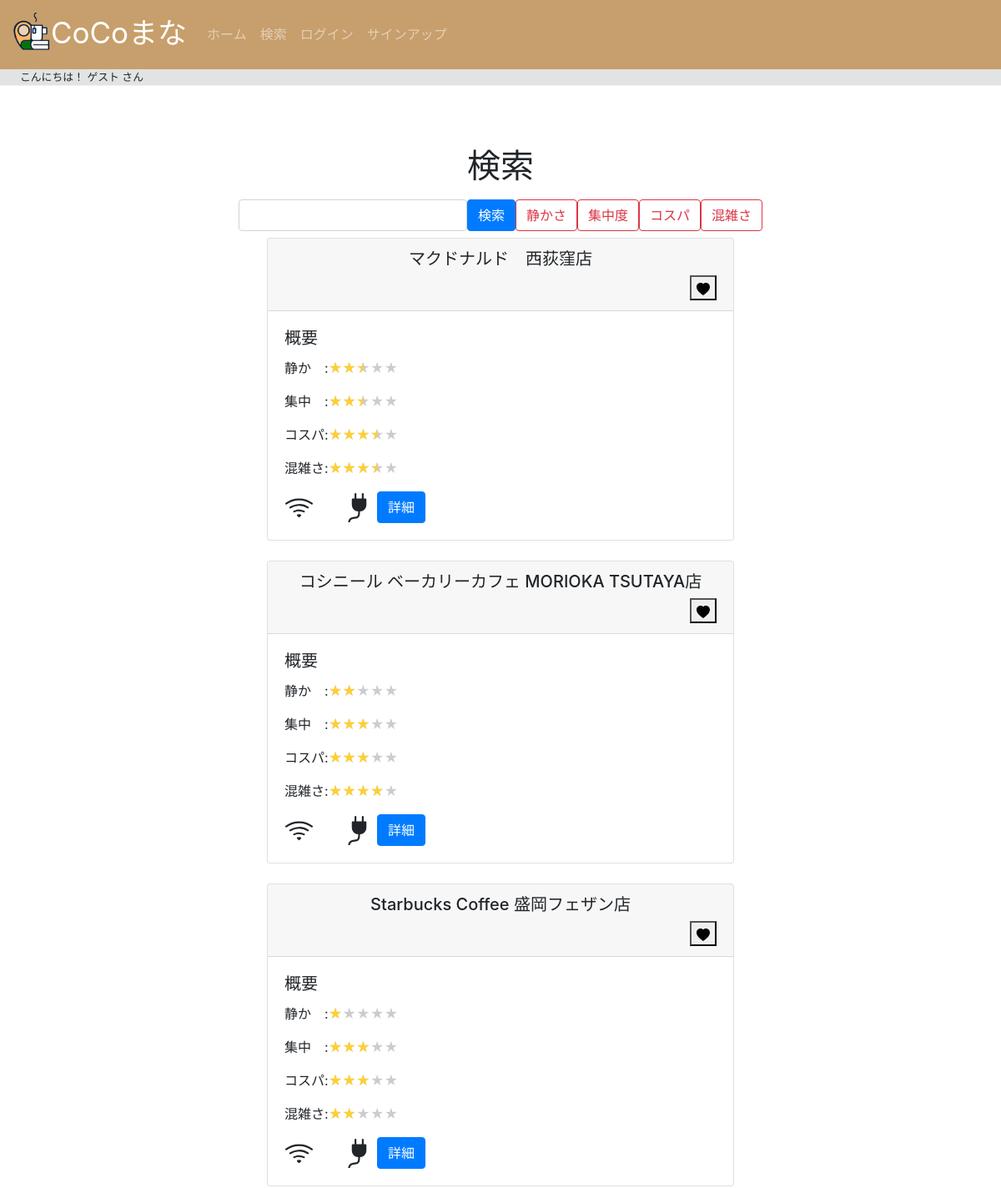
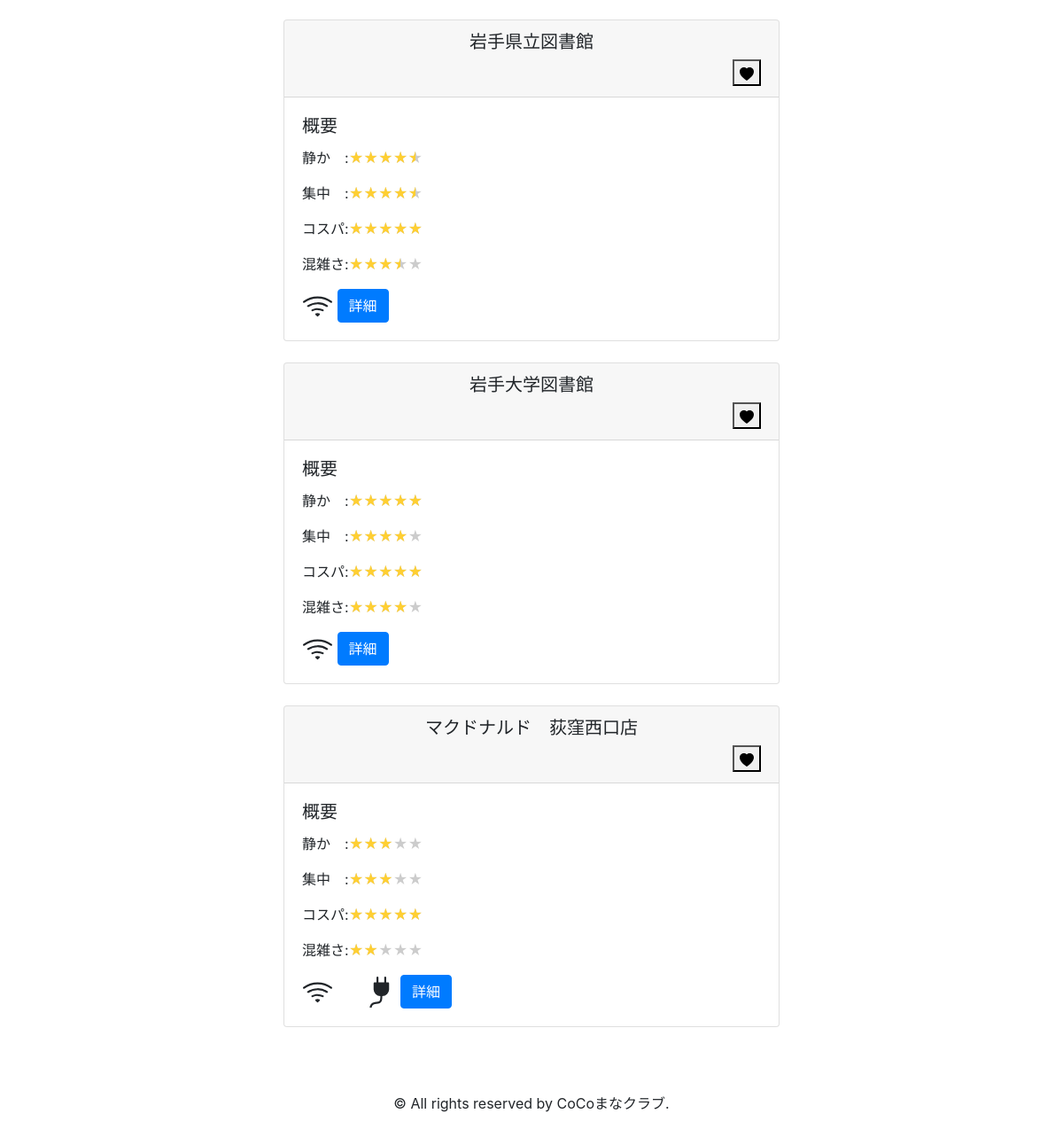
The app's page /search/ with its own data (2 pictures, top to bottom).
### users/models.py (models this page shows)
class Places(models.Model): #ok
    place_id = models.IntegerField(primary_key=True)
    place_name = models.TextField(max_length=50)
    open_time = models.TimeField(null=True, blank=True)
    close_time = models.TimeField(null=True, blank=True)
    prefecture = models.TextField(max_length=5) #都道府県
    municipal = models.TextField(max_length=50) #市区町村
    place_address = models.TextField(max_length=50) #残り
    wifi = models.BooleanField()
    charge = models.BooleanField()
    personal_space = models.BooleanField()
    place_cost = models.PositiveIntegerField(null=True, blank=True)
    place_category = models.IntegerField(validators=[MinValueValidator(1), MaxValueValidator(5)]) #1:cafe, 2:コワーキングスペース, 3:food(マックとか), 4:図書館, 5:その他

### search/views.py (the view, shortened to what this page needs)
# urls.py: path("", views.index, name="index"),
def index(request):
     queries = request.GET.get('q')
     evals = Evals.objects.all()
     place_evals = Evals.objects.all().values('place_id_id').annotate(avg_silence=Avg('silence')).annotate(avg_concentrations=Avg('concentrations')).annotate(avg_cost_pafo=Avg('cost_pafo')).annotate(avg_conges=Avg('conges'))
     action = request.GET.get('action')
     if action == "silence":
         place_evals = Evals.objects.all().values('place_id_id').annotate(avg_silence=Avg('silence')).annotate(avg_concentrations=Avg('concentrations')).annotate(avg_cost_pafo=Avg('cost_pafo')).annotate(avg_conges=Avg('conges')).order_by('-avg_silence')
     elif action == "concentrations":
         place_evals = Evals.objects.all().values('place_id_id').annotate(avg_silence=Avg('silence')).annotate(avg_concentrations=Avg('concentrations')).annotate(avg_cost_pafo=Avg('cost_pafo')).annotate(avg_conges=Avg('conges')).order_by('-avg_concentrations')
     elif action == "cost_pafo":
         place_evals = Evals.objects.all().values('place_id_id').annotate(avg_silence=Avg('silence')).annotate(avg_concentrations=Avg('concentrations')).annotate(avg_cost_pafo=Avg('cost_pafo')).annotate(avg_conges=Avg('conges')).order_by('-avg_cost_pafo')
     elif action == "conges":
         place_evals = Evals.objects.all().values('place_id_id').annotate(avg_silence=Avg('silence')).annotate(avg_concentrations=Avg('concentrations')).annotate(avg_cost_pafo=Avg('cost_pafo')).annotate(avg_conges=Avg('conges')).order_by('-avg_conges')
     else:
         evals = Evals.objects.all()
     places = Places.objects.all()
     place_list =[]
     for eval in evals:
         for place in places:
             if eval == place:
                 place_list.append(place)
     print(f"a{place_list}")
     if queries:
         if " " in queries or "　" in queries:
             queries = queries.split()
             for query in queries:
                places.append = places.filter(
                    Q(place_name__icontains=query)|
                    Q(wifi__icontains=query)|
                    Q(personal_space__icontains=query)|
                    Q(prefecture__icontains=query)|
                    Q(municipal__icontains=query)|
                    Q(place_address__icontains=query)
                    ).distinct()
         else:
             query = queries
             print(query)
             places = places.filter(
                 Q(place_name__icontains=query)|
                 Q(wifi__icontains=query)|
                 Q(personal_space__icontains=query)|
                 Q(prefecture__icontains=query)|
                 Q(municipal__icontains=query)|
                 Q(place_address__icontains=query)
                 ).distinct()
     else:
         query = queries
         places = Places.objects.all().order_by()
     place_id = Places.objects.values('place_id')
     if request.user.is_anonymous:
        return render(request, "search/index.html", {
            'places': places, 'query': query,
            'evals': place_evals,
        })

### search/templates/search/index.html (shortened to what this page needs)
{% extends 'layout_users.html' %}
{% load static %}
{% block  content %}
<link rel="stylesheet" href="{% static 'search/styles.css' %}">
<h1 class="mt-5 pt-4 text-center">検索</h1>
<div class="d-flex justify-content-center">
  <form class="form-inline my-2" method="GET" action="{% url 'search:index' %}">
    <input type="text" class="form-control" name="q" value="{{request.GET.q}}">
    <button type="submit" value="q" class="btn btn-primary" style="display: inline-block;">検索</button>
    <button type="submit" value="silence" name="action" class="btn btn-outline-danger">静かさ</button>
    <button type="submit" value="concentrations" name="action" class="btn btn-outline-danger">集中度</button>
    <button type="submit" value="cost_pafo" name="action" class="btn btn-outline-danger">コスパ</button>
    <button type="submit" value="conges" name="action" class="btn btn-outline-danger">混雑さ</button>
  </form>
</div>
{% for eval in evals %}
{% for place in places %}
{% if place.place_id == eval.place_id_id %}
<div class="card mb-4" style="width: 35rem; margin: auto;">
  <div class="card-header nowrap">
    <div class="text-center"><h5>{{ place.place_name }}</h5></div>
    <div><form method="post" action="{% url 'search:favorite' place.pk %}">
        {% if place.place_id in favos %}
          <button type="submit" name="button" onClick="window.alert('削除しました。')" style="color: #EF93B6; width: 35px; height: 35px; float: right;" ><svg xmlns="http://www.w3.org/2000/svg" width="16" height="16" fill="currentColor" class="bi bi-heart-fill" viewBox="0 0 16 16 ">
            <path fill-rule="evenodd" d="M8 1.314C12.438-3.248 23.534 4.735 8 15-7.534 4.736 3.562-3.248 8 1.314z"/></svg></button>
          {% csrf_token %}
        {% else %}
        <button style="float: right; ;" type="submit" name="button"><svg xmlns="http://www.w3.org/2000/svg" width="16" height="16" fill="currentColor" class="bi bi-heart-fill" viewBox="0 0 16 16">
          <path fill-rule="evenodd" d="M8 1.314C12.438-3.248 23.534 4.735 8 15-7.534 4.736 3.562-3.248 8 1.314z"/></svg></button>
        {% endif %}
      </form>
      </div>
    </div>
    <div class="card-body">
      <h5 class="card-title">概要 </h5>
      <div>
        <p>静か　:<span class="star5_rating" data-rate="{{ eval.avg_silence|floatformat }}"></span></p>
        <p>集中　:<span class="star5_rating" data-rate="{{ eval.avg_concentrations|floatformat }}"></span></p>
        <p>コスパ:<span class="star5_rating" data-rate="{{ eval.avg_cost_pafo|floatformat }}"></span></p>
        <p>混雑さ:<span class="star5_rating" data-rate="{{ eval.avg_conges|floatformat }}"></span></p>
      </div>
      <a href="{% url 'space:index' placeid=place.place_id %}" class="btn btn-primary">詳細</a>
    </div>
</div>
    {% endif %}
  {% endfor %}
  {% endfor %}
{% endblock %}

### search/static/search/styles.css (style rules this page uses)
.star5_rating { position: relative; z-index: 0; display: inline-block; white-space: nowrap; color: #CCCCCC; }
.star5_rating:before, .star5_rating:after { content: '★★★★★'; }
.star5_rating:after { position: absolute; z-index: 1; top: 0; left: 0; overflow: hidden; white-space: nowrap; color: #ffcf32; }
.star5_rating[data-rate="5"]:after { width: 100%; }
.star5_rating[data-rate="4.5"]:after { width: 90%; }
.star5_rating[data-rate="4"]:after { width: 80%; }
.star5_rating[data-rate="3.5"]:after { width: 70%; }
.star5_rating[data-rate="3"]:after { width: 60%; }
.star5_rating[data-rate="2.5"]:after { width: 50%; }
.star5_rating[data-rate="2"]:after { width: 40%; }
.star5_rating[data-rate="1"]:after { width: 20%; }

### records on screen
Places: place_name "マクドナルド 西荻窪店", wifi True (drawn), charge True (drawn)
Places: place_name "コシニール ベーカリーカフェ MORIOKA TSUTAYA店", wifi True (drawn), charge True (drawn)
Places: place_name "Starbucks Coffee 盛岡フェザン店", wifi True (drawn), charge True (drawn)
Places: place_name "岩手県立図書館", wifi True (drawn)
Places: place_name "岩手大学図書館", wifi True (drawn)
Places: place_name "マクドナルド 荻窪西口店", wifi True (drawn), charge True (drawn)
